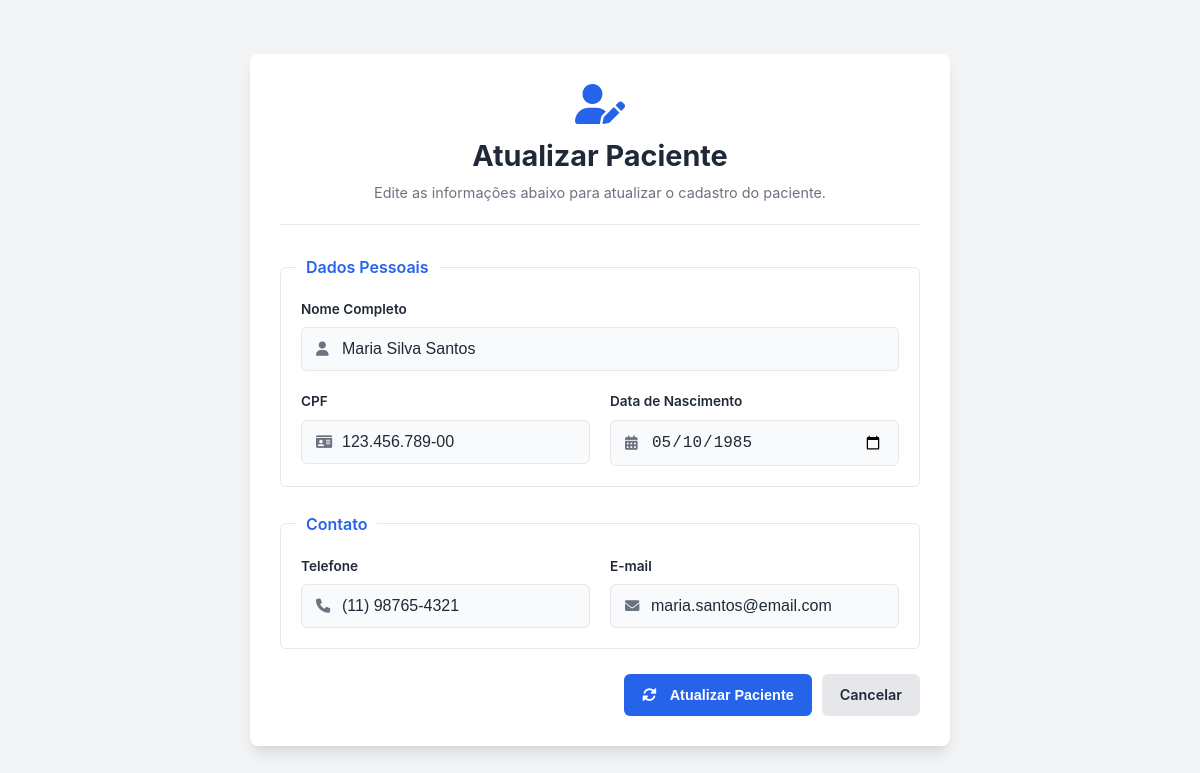
Page /public/atualizarPaciente.php?id=1 (signed in) on the committed database.
### tables this page shows
CREATE TABLE IF NOT EXISTS pacientes (
    id INT AUTO_INCREMENT PRIMARY KEY,
    nome_completo VARCHAR(255) NOT NULL,
    data_nascimento DATE NOT NULL,
    cpf VARCHAR(20) NOT NULL UNIQUE,
    telefone VARCHAR(25),
    email VARCHAR(255),
    criado_em TIMESTAMP DEFAULT CURRENT_TIMESTAMP
);

### app/Models/Paciente.php (called while the page is built, shortened)
<?php
class Paciente
{
    public function buscarPorId($id)
    {
        $conectar = Conexao::getConexao();
        $sql = "SELECT * FROM pacientes WHERE id=?";
        $comando = $conectar->prepare($sql);
        $comando->execute([$id]);
        return $comando->fetch(PDO::FETCH_ASSOC);
    }
}
?>

### public/atualizarPaciente.php (the view, shortened to what this page needs)
<?php
require_once '../app/Models/Paciente.php';
$id = $_GET['id'] ?? null;
$pacienteModel = new Paciente(null, null, null, null, null);
$paciente = $pacienteModel->buscarPorId($id);
?>
<!DOCTYPE html>
<html lang="pt-BR">
<head>
    <link rel="stylesheet" href="css/gerenciamento.css">
    <link rel="stylesheet" href="css/formulario.css">
    <link rel="stylesheet" href="https://cdnjs.cloudflare.com/ajax/libs/font-awesome/6.0.0-beta3/css/all.min.css">
</head>
<body>
    <div class="form-card-container">
        <form action="../app/Http/Controllers/pacienteController.php?action=update" method="post" class="form-card">
            <div class="form-header">
                <i class="fas fa-user-edit form-icon"></i>
                <h2>Atualizar Paciente</h2>
                <p>Edite as informações abaixo para atualizar o cadastro do paciente.</p>
            </div>
            <fieldset class="form-group-grid">
                <legend>Dados Pessoais</legend>
                <div class="form-field full-width-field">
                    <label for="nome">Nome Completo</label>
                    <div class="input-with-icon">
                        <input type="text" id="nome" name="nome" required placeholder="Nome e sobrenome do paciente" value="<?php echo htmlspecialchars($paciente['nome_completo']); ?>">
                    </div>
                </div>
                <div class="form-field">
                    <label for="cpf">CPF</label>
                    <div class="input-with-icon">
                        <input type="text" id="cpf" name="cpf" required placeholder="000.000.000-00" value="<?php echo htmlspecialchars($paciente['cpf']); ?>">
                    </div>
                </div>
                <div class="form-field">
                    <label for="dataNascimento">Data de Nascimento</label>
                    <div class="input-with-icon">
                        <input type="date" id="dataNascimento" name="dataNascimento" required value="<?php echo htmlspecialchars($paciente['data_nascimento']); ?>">
                    </div>
                </div>
            </fieldset>
            <fieldset class="form-group-grid">
                <legend>Contato</legend>
                <div class="form-field">
                    <label for="telefone">Telefone</label>
                    <div class="input-with-icon">
                        <input type="text" id="telefone" name="telefone" required placeholder="(99) 99999-9999" value="<?php echo htmlspecialchars($paciente['telefone']); ?>">
                    </div>
                </div>
                <div class="form-field">
                    <label for="email">E-mail</label>
                    <div class="input-with-icon">
                        <input type="email" id="email" name="email" placeholder="nome@exemplo.com" value="<?php echo htmlspecialchars($paciente['email']); ?>">
                    </div>
                </div>
            </fieldset>
            <div class="form-actions">
                <button type="submit" class="btn-primary">
                    <i class="fas fa-sync-alt"></i> Atualizar Paciente
                </button>
                <a href="pacientes.php" class="btn-secondary">Cancelar</a>
            </div>
        </form>
    </div>
</body>
</html>

### public/css/gerenciamento.css (style rules this page uses)
:root { --primary-color: #2563eb; --primary-light: #eff6ff; --secondary-color: #6b7280; --background-color: #f3f4f6; --card-bg: #ffffff; --border-color: #e5e7eb; --success-color: #10b981; --error-color: #ef4444; --pending-color: #f59e0b; --text-primary: #1f2937; --shadow-sm: 0 1px 2px 0 rgba(0, 0, 0, 0.05); --shadow-md: 0 4px 6px -1px rgba(0, 0, 0, 0.1), 0 2px 4px -2px rgba(0, 0, 0, 0.1); }
* { margin: 0; padding: 0; box-sizing: border-box; }
body { font-family: 'Inter', sans-serif; background-color: var(--background-color); color: var(--text-primary); line-height: 1.5; }
a { text-decoration: none; color: var(--text-primary); }
.btn-primary, .btn-secondary, .action-btn { padding: 10px 18px; border: none; border-radius: 6px; font-weight: 600; cursor: pointer; transition: opacity 0.2s, background-color 0.2s; font-size: 0.9rem; }
.btn-primary { background-color: var(--primary-color); color: white; display: flex; align-items: center; gap: 8px; }

### public/css/formulario.css (style rules this page uses)
.form-card-container { display: flex; justify-content: center; align-items: center; padding: 30px; min-height: 100vh; background-color: var(--background-color); }
.form-card { background-color: var(--card-bg); padding: 30px; border-radius: 8px; box-shadow: 0 10px 15px -3px rgba(0, 0, 0, 0.1), 0 4px 6px -2px rgba(0, 0, 0, 0.05); width: 100%; max-width: 700px; }
.form-header { text-align: center; margin-bottom: 30px; padding-bottom: 20px; border-bottom: 1px solid var(--border-color); }
.form-header .form-icon { font-size: 2.5rem; color: var(--primary-color); margin-bottom: 10px; }
.form-header h2 { font-size: 1.8rem; font-weight: 700; color: var(--text-primary); margin-bottom: 5px; }
.form-header p { font-size: 0.9rem; color: var(--secondary-color); }
fieldset { border: 1px solid var(--border-color); border-radius: 6px; padding: 20px; margin-bottom: 25px; }
legend { font-weight: 600; color: var(--primary-color); padding: 0 10px; margin-left: -5px; }
.form-group-grid { display: grid; grid-template-columns: repeat(auto-fit, minmax(280px, 1fr)); gap: 20px; }
.form-field { display: flex; flex-direction: column; }
.form-field label { font-size: 0.85rem; font-weight: 600; color: var(--text-primary); margin-bottom: 8px; }
.input-with-icon { position: relative; display: flex; align-items: center; }
.form-field input, .form-field select { width: 100%; padding: 12px 15px 12px 40px; border: 1px solid var(--border-color); border-radius: 6px; font-size: 1rem; color: var(--text-primary); background-color: #f9fafb; transition: border-color 0.2s, box-shadow 0.2s; appearance: none; }
.form-field.full-width-field { grid-column: 1 / -1; }
.form-actions { display: flex; justify-content: flex-end; gap: 10px; margin-top: 25px; }
.btn-secondary { background-color: var(--border-color); color: var(--text-primary); }
.btn-primary i, .btn-secondary i { margin-right: 5px; }

### rows in the picture
pacientes: nome "Maria Silva Santos", cpf "123.456.789-00", dataNascimento "05/10/1985", telefone "(11) 98765-4321", email "maria.santos@email.com"
